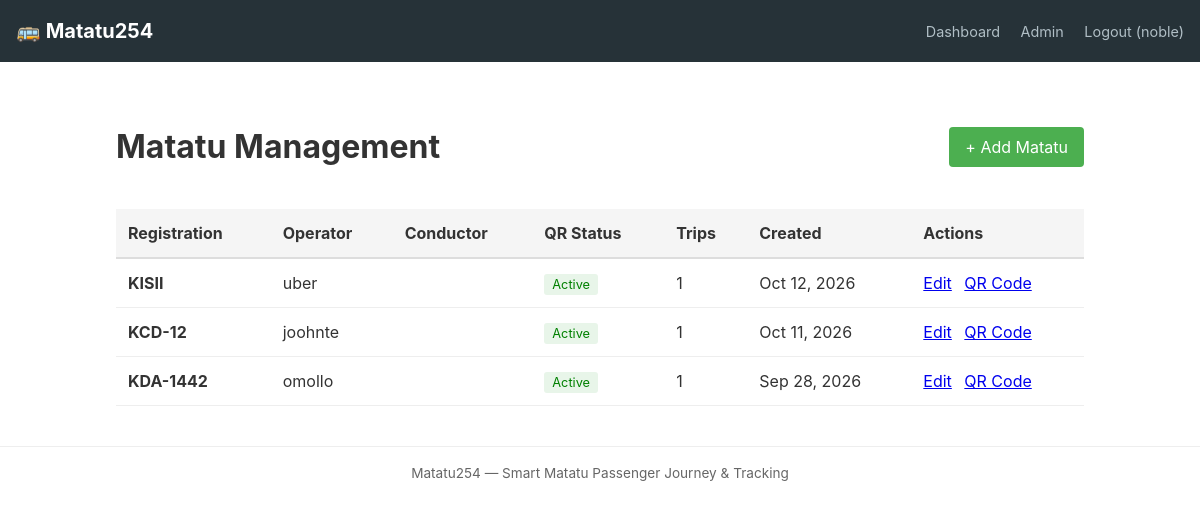
Before: /management/matatus/ (signed in) with the older database file.
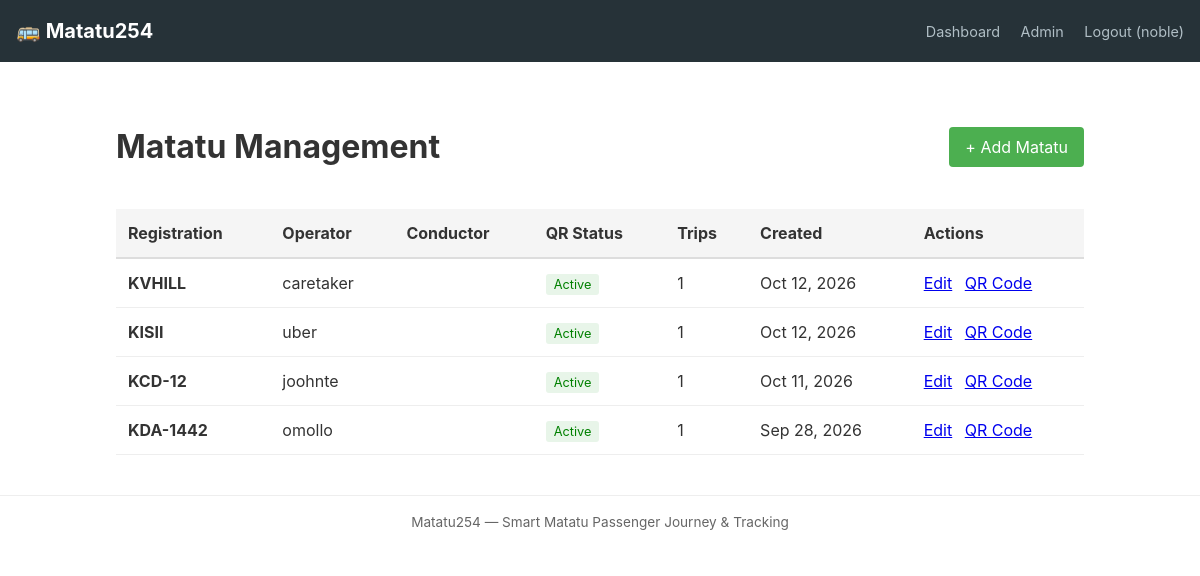
After: the same page with the newer database file.
### fleet/models.py (models this page shows, shortened)
class Matatu(models.Model):
	registration_number = models.CharField(max_length=20, unique=True)
	operator = models.CharField(max_length=255)
	owner = models.ForeignKey(settings.AUTH_USER_MODEL, on_delete=models.CASCADE, related_name="matatus", null=True, blank=True)
	created_at = models.DateTimeField(auto_now_add=True)

class QRCode(models.Model):
	class Status(models.TextChoices):
		ACTIVE = "active", "Active"
		INACTIVE = "inactive", "Inactive"
	matatu = models.OneToOneField(
		Matatu,
		on_delete=models.CASCADE,
		related_name="qr_code",
	)
	code_value = models.TextField(unique=True)
	status = models.CharField(
		max_length=8,
		choices=Status.choices,
		default=Status.ACTIVE,
	)

### management/views.py (the view)
# urls.py: path("matatus/", views.matatu_list, name="matatu-list"),
@login_required
@user_passes_test(is_admin)
def matatu_list(request):
    matatus = Matatu.objects.annotate(
        trip_count=Count('activetrip'),
        qr_status=Count('qr_code')
    ).order_by('-created_at')
    return render(request, "management/matatu_list.html", {'matatus': matatus})

### management/views.py (called while the page is built)
def is_admin(user):
    return user.is_authenticated and user.role == 'ADMIN'

### management/templates/management/matatu_list.html (shortened to what this page needs)
{% extends 'base.html' %}
{% block content %}
  <div style="max-width: 1000px; margin: 0 auto; padding: 1rem;">
    <header style="display: flex; justify-content: space-between; align-items: center; margin-bottom: 1rem;">
      <h1>Matatu Management</h1>
      <a href="{% url 'management:matatu-create' %}" style="padding: 0.5rem 1rem; background: #4caf50; color: white; text-decoration: none; border-radius: 4px;">+ Add Matatu</a>
    </header>
    {% if matatus %}
      <div style="overflow-x: auto;">
        <table style="width: 100%; border-collapse: collapse;">
          <thead>
            <tr style="background: #f5f5f5;">
              <th style="padding: 0.75rem; text-align: left; border-bottom: 2px solid #ddd;">Registration</th>
              <th style="padding: 0.75rem; text-align: left; border-bottom: 2px solid #ddd;">Operator</th>
              <th style="padding: 0.75rem; text-align: left; border-bottom: 2px solid #ddd;">Conductor</th>
              <th style="padding: 0.75rem; text-align: left; border-bottom: 2px solid #ddd;">QR Status</th>
              <th style="padding: 0.75rem; text-align: left; border-bottom: 2px solid #ddd;">Trips</th>
              <th style="padding: 0.75rem; text-align: left; border-bottom: 2px solid #ddd;">Created</th>
              <th style="padding: 0.75rem; text-align: left; border-bottom: 2px solid #ddd;">Actions</th>
            </tr>
          </thead>
          <tbody>
            {% for m in matatus %}
              <tr style="border-bottom: 1px solid #eee;">
                <td style="padding: 0.75rem; font-weight: bold;">{{ m.registration_number }}</td>
                <td style="padding: 0.75rem;">{{ m.operator }}</td>
                <td style="padding: 0.75rem;">
                </td>
                <td style="padding: 0.75rem;">
                  {% if m.qr_code %}
                    <span style="
                      padding: 0.2rem 0.5rem;
                      border-radius: 3px;
                      font-size: 0.8rem;
                      background: {% if m.qr_code.status == 'active' %}#e8f5e9{% else %}#fce4ec{% endif %};
                      color: {% if m.qr_code.status == 'active' %}green{% else %}red{% endif %};
                    ">
                      {{ m.qr_code.get_status_display }}
                    </span>
                  {% else %}
                    <span style="color: #999;">No QR</span>
                  {% endif %}
                </td>
                <td style="padding: 0.75rem;">{{ m.trip_count }}</td>
                <td style="padding: 0.75rem;">{{ m.created_at|date:"M d, Y" }}</td>
                <td style="padding: 0.75rem;">
                  <a href="{% url 'management:matatu-edit' m.pk %}" style="margin-right: 0.5rem;">Edit</a>
                  <a href="{% url 'management:matatu-qr' m.pk %}">QR Code</a>
                </td>
              </tr>
            {% endfor %}
          </tbody>
        </table>
      </div>
    {% else %}
      <p style="color: #666;">No matatus yet.</p>
    {% endif %}
  </div>
{% endblock %}

Changed rows visible on the page:
added Matatu: registration_number "KVHILL", operator "caretaker", qr_code.status "Active", trip_count "1", created_at "Oct 12, 2026"
